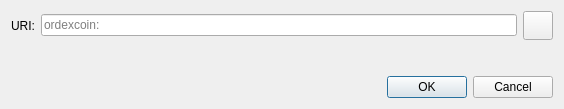
<?xml version="1.0" encoding="UTF-8"?>
<ui version="4.0">
 <class>OpenURIDialog</class>
 <widget class="QDialog" name="OpenURIDialog">
  <property name="geometry">
   <rect>
    <x>0</x>
    <y>0</y>
    <width>564</width>
    <height>109</height>
   </rect>
  </property>
  <property name="windowTitle">
   <string>Open ordexcoin URI</string>
  </property>
  <layout class="QVBoxLayout" name="verticalLayout">
   <item>
    <layout class="QHBoxLayout" name="horizontalLayout">
     <item>
      <widget class="QLabel" name="label">
       <property name="text">
        <string>URI:</string>
       </property>
      </widget>
     </item>
     <item>
      <widget class="QValidatedLineEdit" name="uriEdit">
       <property name="placeholderText">
        <string notr="true">ordexcoin:</string>
       </property>
      </widget>
     </item>
     <item>
      <widget class="QToolButton" name="pasteButton">
       <property name="toolTip">
        <string extracomment="Tooltip text for button that allows you to paste an address that is in your clipboard.">Paste address from clipboard</string>
       </property>
       <property name="text">
        <string/>
       </property>
       <property name="icon">
        <iconset resource="../ordexcoin.qrc">
         <normaloff>:/icons/editpaste</normaloff>:/icons/editpaste
        </iconset>
       </property>
       <property name="iconSize">
        <size>
         <width>22</width>
         <height>22</height>
        </size>
       </property>
      </widget>
     </item>
    </layout>
   </item>
   <item>
    <spacer name="verticalSpacer">
     <property name="orientation">
      <enum>Qt::Vertical</enum>
     </property>
     <property name="sizeHint" stdset="0">
      <size>
       <width>20</width>
       <height>40</height>
      </size>
     </property>
    </spacer>
   </item>
   <item>
    <widget class="QDialogButtonBox" name="buttonBox">
     <property name="orientation">
      <enum>Qt::Horizontal</enum>
     </property>
     <property name="standardButtons">
      <set>QDialogButtonBox::Cancel|QDialogButtonBox::Ok</set>
     </property>
    </widget>
   </item>
  </layout>
 </widget>
 <customwidgets>
  <customwidget>
   <class>QValidatedLineEdit</class>
   <extends>QLineEdit</extends>
   <header>qt/qvalidatedlineedit.h</header>
  </customwidget>
 </customwidgets>
 <resources/>
 <connections>
  <connection>
   <sender>buttonBox</sender>
   <signal>accepted()</signal>
   <receiver>OpenURIDialog</receiver>
   <slot>accept()</slot>
   <hints>
    <hint type="sourcelabel">
     <x>248</x>
     <y>254</y>
    </hint>
    <hint type="destinationlabel">
     <x>157</x>
     <y>274</y>
    </hint>
   </hints>
  </connection>
  <connection>
   <sender>buttonBox</sender>
   <signal>rejected()</signal>
   <receiver>OpenURIDialog</receiver>
   <slot>reject()</slot>
   <hints>
    <hint type="sourcelabel">
     <x>316</x>
     <y>260</y>
    </hint>
    <hint type="destinationlabel">
     <x>286</x>
     <y>274</y>
    </hint>
   </hints>
  </connection>
 </connections>
</ui>
